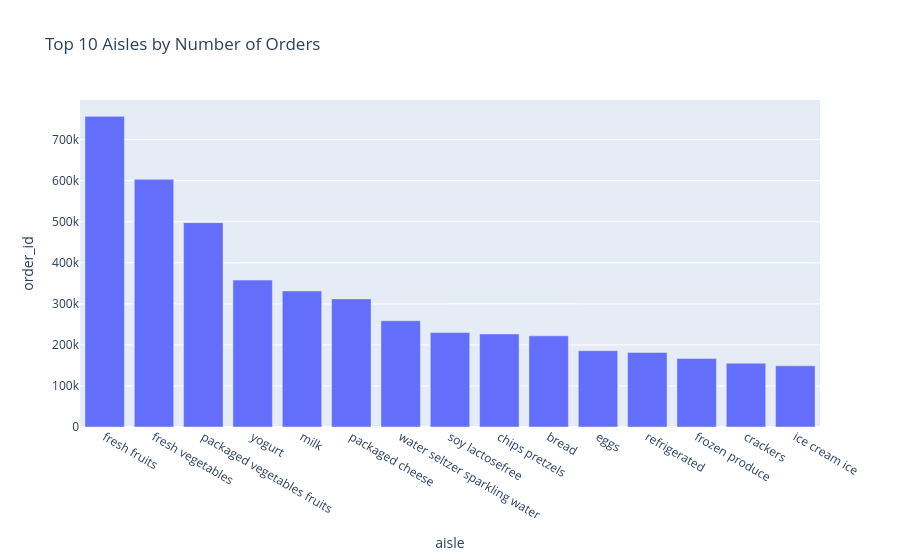

The code cell stored with this chart in its notebook:
### Code cell
fig = px.bar(
    top_aisles.reset_index(),
    x="aisle",
    y="order_id",
    title="Top 10 Aisles by Number of Orders"
)

fig.show()

### Figure 1 — Plotly figure (JSON) as saved in the notebook; plotly's stock layout.template omitted (floating-point values rounded to 4 significant figures)
{"data": [{"hovertemplate": "aisle=%{x}<br>order_id=%{y}<extra></extra>", "legendgroup": "", "marker": {"color": "#636efa", "pattern": {"shape": ""}}, "name": "", "orientation": "v", "showlegend": false, "textposition": "auto", "type": "bar", "x": ["fresh fruits", "fresh vegetables", "packaged vegetables fruits", "yogurt", "milk", "packaged cheese", "water seltzer sparkling water", "soy lactosefree", "chips pretzels", "bread", "eggs", "refrigerated", "frozen produce", "crackers", "ice cream ice"], "xaxis": "x", "y": [756861, 603368, 497821, 357865, 331529, 312119, 258900, 230036, 226746, 222050, 185792, 181499, 167087, 155311, 149047], "yaxis": "y"}], "layout": {"barmode": "relative", "legend": {"tracegroupgap": 0}, "title": {"text": "Top 10 Aisles by Number of Orders"}, "xaxis": {"anchor": "y", "domain": [0, 1], "title": {"text": "aisle"}}, "yaxis": {"anchor": "x", "domain": [0, 1], "title": {"text": "order_id"}}}}
